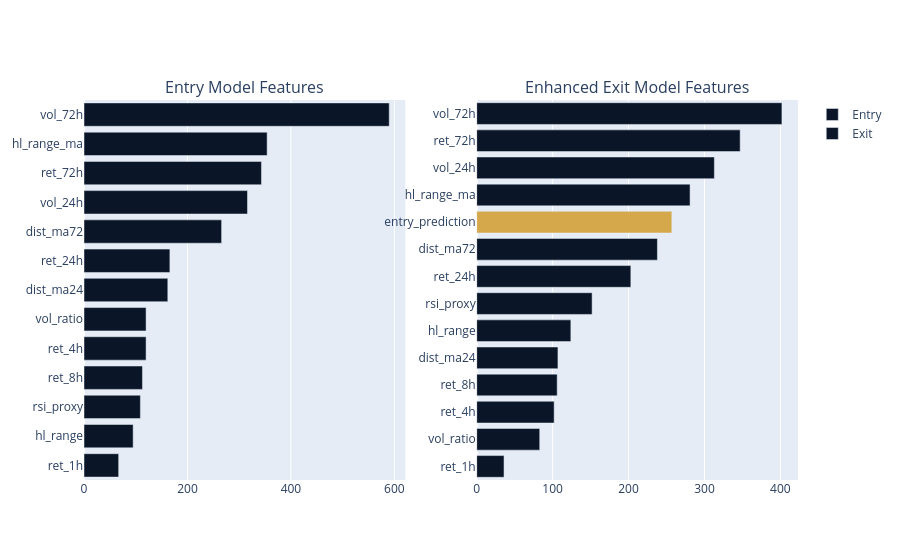

The notebook cell saved with this chart:
### Markdown cell above
## 11. Visualization

The figures test whether the model lift is explainable rather than accidental.

### Code cell
# Feature importance comparison
fig = make_subplots(
    rows=1, cols=2, subplot_titles=["Entry Model Features", "Enhanced Exit Model Features"]
)

# Entry model
entry_imp_sorted = entry_importance.sort_values("importance", ascending=True)
fig.add_trace(
    go.Bar(
        x=entry_imp_sorted["importance"],
        y=entry_imp_sorted["feature"],
        orientation="h",
        marker_color="#0a1628",
        name="Entry",
    ),
    row=1,
    col=1,
)

# Exit model
exit_imp_sorted = enhanced_importance.sort_values("importance", ascending=True)
colors = ["#D4A84B" if f == "entry_prediction" else "#0a1628" for f in exit_imp_sorted["feature"]]
fig.add_trace(
    go.Bar(
        x=exit_imp_sorted["importance"],
        y=exit_imp_sorted["feature"],
        orientation="h",
        marker_color=colors,
        name="Exit",
    ),
    row=1,
    col=2,
)

### Figure 1 — Plotly figure (JSON) as saved in the notebook; plotly's stock layout.template omitted (floating-point values rounded to 4 significant figures)
{"data": [{"marker": {"color": "#0a1628"}, "name": "Entry", "orientation": "h", "type": "bar", "x": [67, 95, 109, 113, 120, 120, 162, 166, 266, 316, 343, 354, 590], "xaxis": "x", "y": ["ret_1h", "hl_range", "rsi_proxy", "ret_8h", "ret_4h", "vol_ratio", "dist_ma24", "ret_24h", "dist_ma72", "vol_24h", "ret_72h", "hl_range_ma", "vol_72h"], "yaxis": "y"}, {"marker": {"color": ["#0a1628", "#0a1628", "#0a1628", "#0a1628", "#0a1628", "#0a1628", "#0a1628", "#0a1628", "#0a1628", "#D4A84B", "#0a1628", "#0a1628", "#0a1628", "#0a1628"]}, "name": "Exit", "orientation": "h", "type": "bar", "x": [36, 83, 102, 106, 107, 124, 152, 203, 238, 257, 281, 313, 347, 402], "xaxis": "x2", "y": ["ret_1h", "vol_ratio", "ret_4h", "ret_8h", "dist_ma24", "hl_range", "rsi_proxy", "ret_24h", "dist_ma72", "entry_prediction", "hl_range_ma", "vol_24h", "ret_72h", "vol_72h"], "yaxis": "y2"}], "layout": {"annotations": [{"font": {"size": 16}, "showarrow": false, "text": "Entry Model Features", "x": 0.225, "xanchor": "center", "xref": "paper", "y": 1.0, "yanchor": "bottom", "yref": "paper"}, {"font": {"size": 16}, "showarrow": false, "text": "Enhanced Exit Model Features", "x": 0.775, "xanchor": "center", "xref": "paper", "y": 1.0, "yanchor": "bottom", "yref": "paper"}], "xaxis": {"anchor": "y", "domain": [0.0, 0.45]}, "xaxis2": {"anchor": "y2", "domain": [0.55, 1.0]}, "yaxis": {"anchor": "x", "domain": [0.0, 1.0]}, "yaxis2": {"anchor": "x2", "domain": [0.0, 1.0]}}}
